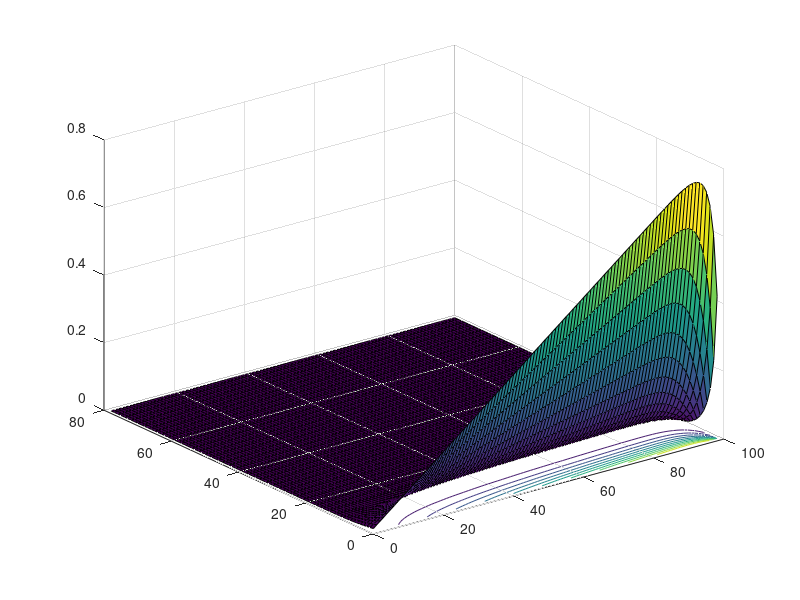

MATLAB code for this plot:
clear,clc;
clear all;
h = 1;
a = 1;
nr = 100;
nz = 80;
% use the length scale a to diagonlize lengths this should give (h/a)
dr = 1/(nr); % small values of r between points
dz = (h/a)/(nz); % small values of z between points
n = nr-1; % interior in the r direction
m = nz-1; % interior in the z direction

% diagonal part of the matrix A for the r part of the PDE
    for i = 1:n
    A(i,i) = -2 -1/i.^2;
    end
% lower diagonal of the matrix A for the r part of the PDE
    for i = 2:n
    A(i,i-1) = 1-1/(2*i);
    end

% upper diagonal of the matrix A for the r part of the PDE
    for i  = 1:n-1
    A(i,i+1) = 1+1/(2*i);
    end

    A = A/(dr^2); % this is the complete matrix for the r part of the PDE

% diagonal matrix of B
    for j = 1:m
    B(j,j) = -2;
    end

% lower diagonal of matrix B
    for j = 2:m
    B(j,j-1) = 1;
    end

% upper diagonal of matrix B
    for j = 1:m-1
    B(j,j+1) = 1;
    end

    B = B/(dz^2); % this is the complete matrix for B


    F = zeros(n,m); % the forcing term

% first column is due to the boundary condition.
    for i = 1:n
     F(i,1) = dr*i;
    end
    F = -F/(dz^2);
    
 [Z,E] = eig(A);
 Zinv = inv(Z)';
 Ft = F';
H = Ft*Zinv; 
for i = 1:n
    v(:,i) = (B+E(i,i)*eye(m))\H(:,i);
end 

for i = 1:n
    bc(i) = i*dr;
end
u = Z*v';
nt = 100;
tspan = linspace(0,0.0025,nt);
dt = tspan(2)-tspan(1);
U = zeros(n,m,nt-1);
for i = 2:nt
    U(:,:,i) = U(:,:,i-1)+ dt*(A*U(:,:,i-1)+U(:,:,i-1)*B+F);
    Unew = U(:,:,i-1)+(dt/2)*( (A*U(:,:,i)+U(:,:,i)*B+F));
end
% h = uicontrol(gcf,'style','slider','units','pix','position',[100 5 300 20]);
% set(h,'min',min(tspan),'max',max(tspan) );
% set(h,'callback','i=find(t==nearest(get(h,"value"))')
contour(U(:,:,40)')
surfc(-1*U(:,:,100)')
